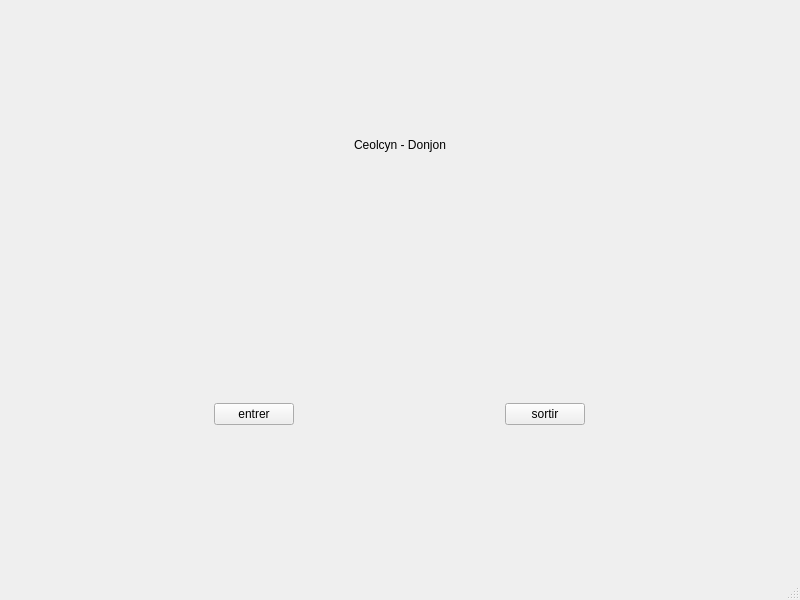
<?xml version="1.0" encoding="UTF-8"?>
<ui version="4.0">
 <class>MainWindow</class>
 <widget class="QMainWindow" name="MainWindow">
  <property name="geometry">
   <rect>
    <x>0</x>
    <y>0</y>
    <width>800</width>
    <height>600</height>
   </rect>
  </property>
  <property name="windowTitle">
   <string>MainWindow</string>
  </property>
  <widget class="QWidget" name="centralwidget">
   <layout class="QVBoxLayout" name="verticalLayout_3">
    <item>
     <layout class="QHBoxLayout" name="horizontalLayout">
      <item>
       <widget class="QStackedWidget" name="stackedWidget">
        <property name="currentIndex">
         <number>0</number>
        </property>
        <widget class="QWidget" name="accueil">
         <widget class="QWidget" name="horizontalLayoutWidget">
          <property name="geometry">
           <rect>
            <x>0</x>
            <y>270</y>
            <width>781</width>
            <height>271</height>
           </rect>
          </property>
          <layout class="QHBoxLayout" name="horizontalLayout_2">
           <item>
            <spacer name="horizontalSpacer">
             <property name="orientation">
              <enum>Qt::Horizontal</enum>
             </property>
             <property name="sizeHint" stdset="0">
              <size>
               <width>40</width>
               <height>20</height>
              </size>
             </property>
            </spacer>
           </item>
           <item>
            <widget class="QPushButton" name="pushButton_4">
             <property name="text">
              <string>entrer</string>
             </property>
            </widget>
           </item>
           <item>
            <spacer name="horizontalSpacer_2">
             <property name="orientation">
              <enum>Qt::Horizontal</enum>
             </property>
             <property name="sizeHint" stdset="0">
              <size>
               <width>40</width>
               <height>20</height>
              </size>
             </property>
            </spacer>
           </item>
           <item>
            <widget class="QPushButton" name="pushButton">
             <property name="text">
              <string>sortir</string>
             </property>
            </widget>
           </item>
           <item>
            <spacer name="horizontalSpacer_3">
             <property name="orientation">
              <enum>Qt::Horizontal</enum>
             </property>
             <property name="sizeHint" stdset="0">
              <size>
               <width>40</width>
               <height>20</height>
              </size>
             </property>
            </spacer>
           </item>
          </layout>
         </widget>
         <widget class="QWidget" name="horizontalLayoutWidget_2">
          <property name="geometry">
           <rect>
            <x>0</x>
            <y>0</y>
            <width>781</width>
            <height>271</height>
           </rect>
          </property>
          <layout class="QHBoxLayout" name="horizontalLayout_3">
           <item>
            <spacer name="horizontalSpacer_4">
             <property name="orientation">
              <enum>Qt::Horizontal</enum>
             </property>
             <property name="sizeHint" stdset="0">
              <size>
               <width>40</width>
               <height>20</height>
              </size>
             </property>
            </spacer>
           </item>
           <item>
            <widget class="QLabel" name="label_3">
             <property name="text">
              <string>Ceolcyn - Donjon</string>
             </property>
            </widget>
           </item>
           <item>
            <spacer name="horizontalSpacer_5">
             <property name="orientation">
              <enum>Qt::Horizontal</enum>
             </property>
             <property name="sizeHint" stdset="0">
              <size>
               <width>40</width>
               <height>20</height>
              </size>
             </property>
            </spacer>
           </item>
          </layout>
         </widget>
        </widget>
        <widget class="QWidget" name="menu">
         <widget class="QWidget" name="horizontalLayoutWidget_3">
          <property name="geometry">
           <rect>
            <x>0</x>
            <y>239</y>
            <width>781</width>
            <height>141</height>
           </rect>
          </property>
          <layout class="QHBoxLayout" name="horizontalLayout_4">
           <item>
            <spacer name="horizontalSpacer_6">
             <property name="orientation">
              <enum>Qt::Horizontal</enum>
             </property>
             <property name="sizeHint" stdset="0">
              <size>
               <width>40</width>
               <height>20</height>
              </size>
             </property>
            </spacer>
           </item>
           <item>
            <widget class="QPushButton" name="pushButton_6">
             <property name="text">
              <string>Donjon de cristal</string>
             </property>
            </widget>
           </item>
           <item>
            <spacer name="horizontalSpacer_7">
             <property name="orientation">
              <enum>Qt::Horizontal</enum>
             </property>
             <property name="sizeHint" stdset="0">
              <size>
               <width>40</width>
               <height>20</height>
              </size>
             </property>
            </spacer>
           </item>
           <item>
            <widget class="QPushButton" name="pushButton_5">
             <property name="text">
              <string>Donjon rouge</string>
             </property>
            </widget>
           </item>
           <item>
            <spacer name="horizontalSpacer_8">
             <property name="orientation">
              <enum>Qt::Horizontal</enum>
             </property>
             <property name="sizeHint" stdset="0">
              <size>
               <width>40</width>
               <height>20</height>
              </size>
             </property>
            </spacer>
           </item>
           <item>
            <widget class="QPushButton" name="pushButton_2">
             <property name="text">
              <string>donjon blanc</string>
             </property>
            </widget>
           </item>
           <item>
            <spacer name="horizontalSpacer_9">
             <property name="orientation">
              <enum>Qt::Horizontal</enum>
             </property>
             <property name="sizeHint" stdset="0">
              <size>
               <width>40</width>
               <height>20</height>
              </size>
             </property>
            </spacer>
           </item>
          </layout>
         </widget>
         <widget class="QWidget" name="horizontalLayoutWidget_4">
          <property name="geometry">
           <rect>
            <x>0</x>
            <y>379</y>
            <width>781</width>
            <height>161</height>
           </rect>
          </property>
          <layout class="QHBoxLayout" name="horizontalLayout_5">
           <item>
            <spacer name="horizontalSpacer_10">
             <property name="orientation">
              <enum>Qt::Horizontal</enum>
             </property>
             <property name="sizeHint" stdset="0">
              <size>
               <width>40</width>
               <height>20</height>
              </size>
             </property>
            </spacer>
           </item>
           <item>
            <widget class="QPushButton" name="pushButton_8">
             <property name="text">
              <string>Crédits</string>
             </property>
            </widget>
           </item>
           <item>
            <spacer name="horizontalSpacer_12">
             <property name="orientation">
              <enum>Qt::Horizontal</enum>
             </property>
             <property name="sizeHint" stdset="0">
              <size>
               <width>40</width>
               <height>20</height>
              </size>
             </property>
            </spacer>
           </item>
           <item>
            <widget class="QPushButton" name="pushButton_7">
             <property name="text">
              <string>Informations</string>
             </property>
            </widget>
           </item>
           <item>
            <spacer name="horizontalSpacer_11">
             <property name="orientation">
              <enum>Qt::Horizontal</enum>
             </property>
             <property name="sizeHint" stdset="0">
              <size>
               <width>40</width>
               <height>20</height>
              </size>
             </property>
            </spacer>
           </item>
          </layout>
         </widget>
         <widget class="QWidget" name="horizontalLayoutWidget_5">
          <property name="geometry">
           <rect>
            <x>0</x>
            <y>0</y>
            <width>781</width>
            <height>241</height>
           </rect>
          </property>
          <layout class="QHBoxLayout" name="horizontalLayout_6">
           <item>
            <widget class="QLabel" name="label_6">
             <property name="text">
              <string>TextLabel</string>
             </property>
            </widget>
           </item>
           <item>
            <widget class="QLabel" name="label_5">
             <property name="text">
              <string>TextLabel</string>
             </property>
            </widget>
           </item>
           <item>
            <widget class="QLabel" name="label_4">
             <property name="text">
              <string>TextLabel</string>
             </property>
            </widget>
           </item>
          </layout>
         </widget>
        </widget>
        <widget class="QWidget" name="jeu">
         <widget class="QWidget" name="verticalLayoutWidget">
          <property name="geometry">
           <rect>
            <x>0</x>
            <y>0</y>
            <width>111</width>
            <height>261</height>
           </rect>
          </property>
          <layout class="QVBoxLayout" name="verticalLayout"/>
         </widget>
         <widget class="QWidget" name="verticalLayoutWidget_2">
          <property name="geometry">
           <rect>
            <x>110</x>
            <y>0</y>
            <width>121</width>
            <height>261</height>
           </rect>
          </property>
          <layout class="QVBoxLayout" name="verticalLayout_2"/>
         </widget>
         <widget class="QWidget" name="verticalLayoutWidget_3">
          <property name="geometry">
           <rect>
            <x>0</x>
            <y>320</y>
            <width>211</width>
            <height>221</height>
           </rect>
          </property>
          <layout class="QVBoxLayout" name="verticalLayout_4">
           <item>
            <widget class="QLabel" name="label_7">
             <property name="text">
              <string>Carte</string>
             </property>
            </widget>
           </item>
           <item>
            <widget class="QGraphicsView" name="graphicsView"/>
           </item>
          </layout>
         </widget>
         <widget class="QWidget" name="verticalLayoutWidget_4">
          <property name="geometry">
           <rect>
            <x>220</x>
            <y>340</y>
            <width>551</width>
            <height>191</height>
           </rect>
          </property>
          <layout class="QVBoxLayout" name="verticalLayout_5">
           <item>
            <widget class="QLabel" name="label">
             <property name="text">
              <string>titre</string>
             </property>
            </widget>
           </item>
           <item>
            <widget class="QLabel" name="label_2">
             <property name="text">
              <string>Texte</string>
             </property>
            </widget>
           </item>
           <item>
            <layout class="QHBoxLayout" name="horizontalLayout_7">
             <item>
              <widget class="QPushButton" name="pushButton_9">
               <property name="text">
                <string>Accepter</string>
               </property>
              </widget>
             </item>
             <item>
              <widget class="QPushButton" name="pushButton_3">
               <property name="text">
                <string>Refuser</string>
               </property>
              </widget>
             </item>
            </layout>
           </item>
          </layout>
         </widget>
        </widget>
        <widget class="QWidget" name="Introduction">
         <widget class="QLabel" name="label_8">
          <property name="geometry">
           <rect>
            <x>10</x>
            <y>160</y>
            <width>741</width>
            <height>361</height>
           </rect>
          </property>
          <property name="text">
           <string>Texte</string>
          </property>
         </widget>
         <widget class="QProgressBar" name="progressBar">
          <property name="geometry">
           <rect>
            <x>180</x>
            <y>40</y>
            <width>441</width>
            <height>23</height>
           </rect>
          </property>
          <property name="value">
           <number>24</number>
          </property>
         </widget>
         <widget class="QLabel" name="label_9">
          <property name="geometry">
           <rect>
            <x>360</x>
            <y>70</y>
            <width>61</width>
            <height>31</height>
           </rect>
          </property>
          <property name="text">
           <string>Introduction</string>
          </property>
         </widget>
        </widget>
       </widget>
      </item>
     </layout>
    </item>
   </layout>
  </widget>
  <widget class="QMenuBar" name="menubar">
   <property name="geometry">
    <rect>
     <x>0</x>
     <y>0</y>
     <width>800</width>
     <height>21</height>
    </rect>
   </property>
  </widget>
  <widget class="QStatusBar" name="statusbar"/>
  <action name="actionNouveau">
   <property name="text">
    <string>Nouveau</string>
   </property>
  </action>
  <action name="actionOuvrir">
   <property name="text">
    <string>Ouvrir</string>
   </property>
  </action>
 </widget>
 <resources/>
 <connections/>
</ui>
